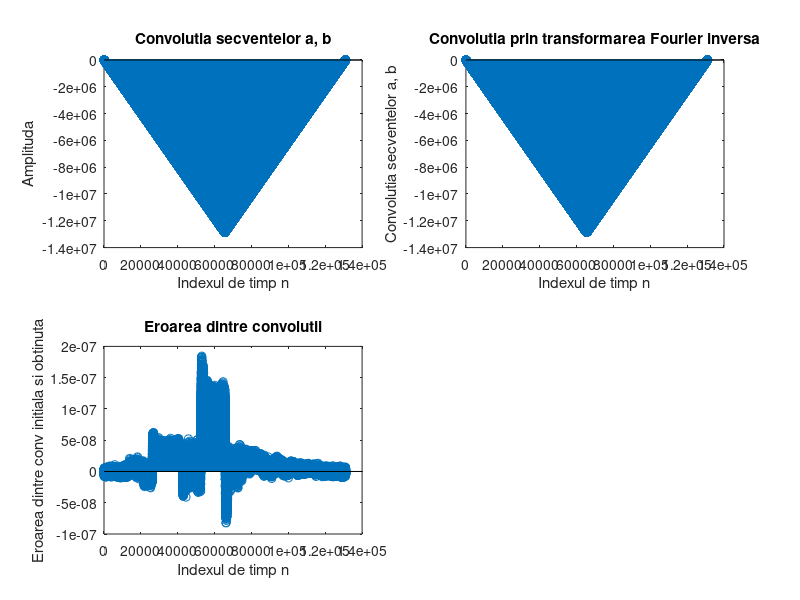

This chart was generated by the following MATLAB code:
d = 65536;
n = 1:1:d;
c = 65536;
l = 1:1:c;

a = 20 * cos(20 * pi * n + 1);
b = 50 * sawtooth(40*pi*n + 2);

m = d + c - 1;
k = 1:1:m;

fprintf('Lungimea secventelor: %d \n', d)

fprintf("Timpul necesar pentru convolutia initiala: \n")
tic
cv = conv(a, b);
toc

fprintf("Timpul necesar pentru convolutia prin transformarea Fourier inversa: \n")
tic
AE = fft(a, m);
BE = fft(b, m);
p = AE.*BE;

y1=ifft(p);
toc

error = cv - y1;

subplot(2, 2, 1)
stem(k, cv)
xlabel('Indexul de timp n'); ylabel('Amplituda')
title('Convolutia secventelor a, b')

subplot(2, 2, 2)
stem(k, y1)
xlabel('Indexul de timp n'); ylabel('Convolutia secventelor a, b')
title('Convolutia prin transformarea Fourier inversa')

subplot(2, 2, 3)
stem(k, error)
xlabel('Indexul de timp n'); ylabel('Eroarea dintre conv initiala si obtinuta')
title('Eroarea dintre convolutii')
